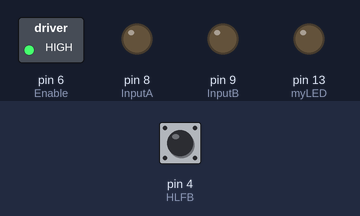
This sketch was run on a simulated Arduino Uno, built with avr-gcc and run on an emulated ATmega328P. On the bench: switched loads named in the sketch (green lamp = pin HIGH), output pins drawn as LEDs (lit = HIGH). The inputs (shaded band) are chosen by the test bench; at power-on: pin 4 (HLFB) HIGH.

Above: at 0.8 s.
0.9 s: pin 4 (HLFB) driven LOW
At 2.2 s:
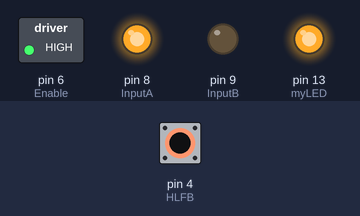
2.6 s: pin 4 (HLFB) pulsed HIGH 5 times (0.12 s each, 0.3 s apart)
At 3.7 s:
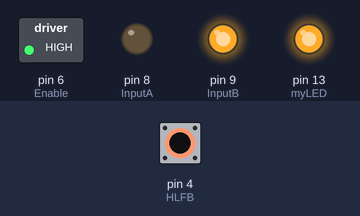
At 5.3 s:
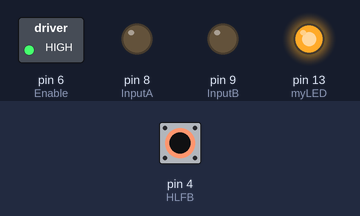
Timing chart, 0 to 6.8 s (numbered marks = the images above; inputs shaded):
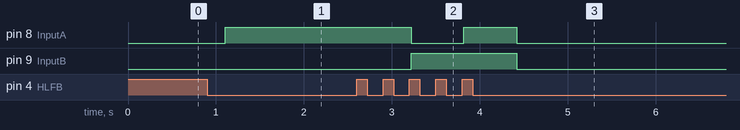

The sketch:

TekTips1-4AbsPositions.ino
```cpp
/*
  TekTips1 - program to highlight Arduino wiring to a Teknic ClearPath integrated servo motor
  Author is Abe Amirana, 7/10/2017
  Program uses a "MCVC" (Motion Control Velocity Control) ClearPath servo motor
  Operating Mode is the "Ramp Up/Down to Selected Velocity" (uses 2 input bits to control 4 velocities)
  - View operational mode video for further information on this specific Operational Mode:
  https://www.teknic.com/watch-video/#Opmode5

  TekTips Video: Wiring a ClearPath motor to an Arduino micro controller
  www.youtube.com/blahblahblah
*/

//Wire colors refer to a standard Teknic ClearPath controller cable
const int Enable = 6; // ClearPath ~enable input; +enable = BLU wire; -enable = ORN wire
const int InputA = 8; // ClearPath Input A; +InputA = WHT wire; -InputA is BRN wire
const int InputB = 9; // ClearPath Input B; +InputB = BLK wire; -InputB = YEL wire
const int HLFB = 4; // ClearPath HLFB Output; +HLFB = GRN wire; -HLFB = RED wire
const int myLED = 13; // Arduino on-board LED

int DwellTime = 500; // desired time for ramp and constant velocity

// ============================================================================================
// put your setup code here, to run once:
void setup()
{
  pinMode(Enable, OUTPUT);
  pinMode(InputA, OUTPUT);
  pinMode(InputB, OUTPUT);
  //pinMode(HLFB, INPUT_PULLUP);
  pinMode(HLFB, INPUT);
  pinMode(myLED, OUTPUT);

  // start off by ensuring thet the motor is disabled before proceeding
  digitalWrite(Enable, LOW);
  delay(10);

  // set the two outputs to their initial states
  digitalWrite(InputA, LOW);
  digitalWrite(InputB, LOW);
  digitalWrite(myLED, LOW);

  // toggle ~enable, read HLFB & set on-board LEDs - this clears any safety shutdowns & activates motor's power stage
  digitalWrite(Enable, HIGH);
  delay(15);
  while(digitalRead(HLFB) == !LOW) {
    delay(20);
  }
  if (digitalRead(HLFB) == LOW) {
    digitalWrite(myLED, HIGH);
    delay(200);
  }
}
// end of setup code

// put your main code here, to loops indefinitely:
void loop()
{
  for (int i = 0; i<3; i++) {
    // command to the first velocity setting
    digitalWrite(InputA, HIGH);
    digitalWrite(InputB, LOW);
    while(digitalRead(HLFB) == LOW) {   // wait for HLFB to go false (move has started)
    }
    while(digitalRead(HLFB) == !LOW) {  // wait for HLFB to go true (Move Done = true)
    }
    delay(DwellTime);

    // command to the second velocity setting
    digitalWrite(InputA, LOW);
    digitalWrite(InputB, HIGH);
    while(digitalRead(HLFB) == LOW) {
    }
    while(digitalRead(HLFB) == !LOW) {
    }
    delay(DwellTime);

    // command to the third velocity setting
    digitalWrite(InputA, HIGH);
    digitalWrite(InputB, HIGH);
    while(digitalRead(HLFB) == LOW) {
    }
    while(digitalRead(HLFB) == !LOW) {
    }
    delay(DwellTime);

    // command to the forth and final velocity setting (back to zero velocity)
    digitalWrite(InputA, LOW);
    digitalWrite(InputB, LOW);
    while(digitalRead(HLFB) == LOW) {
    }
    while(digitalRead(HLFB) == !LOW) {
    }
    delay(DwellTime);

    DwellTime = DwellTime - 250;
  }
  DwellTime = 500;
  delay(DwellTime);
}
// end of main code, will loop indefinitely:
```

Measured:
- after the input at 0.9 s, pin 8 (InputA): LOW → HIGH after 0.21 s; pin 13 (myLED): LOW → HIGH at once
- after the input at 2.6 s, pin 8 (InputA): HIGH → LOW after 0.62 s, → HIGH 0.60 s later, → LOW 0.60 s later; pin 9 (InputB): LOW → HIGH after 0.62 s, → LOW 1.2 s later
